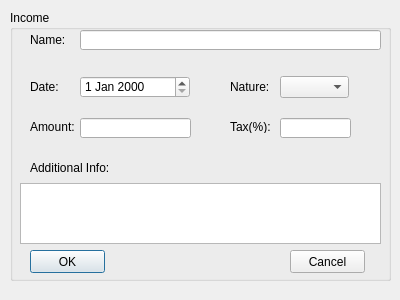
<?xml version="1.0" encoding="UTF-8"?>
<ui version="4.0">
 <class>incomeDialog</class>
 <widget class="QDialog" name="incomeDialog">
  <property name="geometry">
   <rect>
    <x>0</x>
    <y>0</y>
    <width>400</width>
    <height>300</height>
   </rect>
  </property>
  <property name="windowTitle">
   <string>Income Info</string>
  </property>
  <property name="windowIcon">
   <iconset>
    <normaloff>cake_heap_icon.gif</normaloff>cake_heap_icon.gif</iconset>
  </property>
  <widget class="QGroupBox" name="incomeBox">
   <property name="geometry">
    <rect>
     <x>10</x>
     <y>10</y>
     <width>381</width>
     <height>271</height>
    </rect>
   </property>
   <property name="title">
    <string>Income</string>
   </property>
   <widget class="QLineEdit" name="nameLineEdit">
    <property name="geometry">
     <rect>
      <x>70</x>
      <y>20</y>
      <width>301</width>
      <height>20</height>
     </rect>
    </property>
   </widget>
   <widget class="QLabel" name="nameLabel">
    <property name="geometry">
     <rect>
      <x>20</x>
      <y>23</y>
      <width>46</width>
      <height>13</height>
     </rect>
    </property>
    <property name="text">
     <string>Name:</string>
    </property>
   </widget>
   <widget class="QLabel" name="dateLabel">
    <property name="geometry">
     <rect>
      <x>20</x>
      <y>70</y>
      <width>46</width>
      <height>13</height>
     </rect>
    </property>
    <property name="text">
     <string>Date:</string>
    </property>
   </widget>
   <widget class="QLabel" name="natureLabel">
    <property name="geometry">
     <rect>
      <x>220</x>
      <y>70</y>
      <width>46</width>
      <height>13</height>
     </rect>
    </property>
    <property name="text">
     <string>Nature:</string>
    </property>
   </widget>
   <widget class="QLabel" name="amountLabel">
    <property name="geometry">
     <rect>
      <x>20</x>
      <y>110</y>
      <width>46</width>
      <height>13</height>
     </rect>
    </property>
    <property name="text">
     <string>Amount:</string>
    </property>
   </widget>
   <widget class="QLabel" name="taxLabel">
    <property name="geometry">
     <rect>
      <x>220</x>
      <y>110</y>
      <width>46</width>
      <height>13</height>
     </rect>
    </property>
    <property name="text">
     <string>Tax(%):</string>
    </property>
   </widget>
   <widget class="QDateEdit" name="dateEdit">
    <property name="geometry">
     <rect>
      <x>70</x>
      <y>66</y>
      <width>110</width>
      <height>22</height>
     </rect>
    </property>
   </widget>
   <widget class="QComboBox" name="natureComboBox">
    <property name="geometry">
     <rect>
      <x>270</x>
      <y>66</y>
      <width>69</width>
      <height>22</height>
     </rect>
    </property>
   </widget>
   <widget class="QLineEdit" name="taxLineEdt">
    <property name="geometry">
     <rect>
      <x>270</x>
      <y>108</y>
      <width>71</width>
      <height>20</height>
     </rect>
    </property>
   </widget>
   <widget class="QLineEdit" name="amountLineEdit">
    <property name="geometry">
     <rect>
      <x>70</x>
      <y>108</y>
      <width>111</width>
      <height>20</height>
     </rect>
    </property>
   </widget>
   <widget class="QTextEdit" name="additionalInfoTextEdit">
    <property name="geometry">
     <rect>
      <x>10</x>
      <y>173</y>
      <width>361</width>
      <height>61</height>
     </rect>
    </property>
   </widget>
   <widget class="QLabel" name="additionalInfoLabel">
    <property name="geometry">
     <rect>
      <x>20</x>
      <y>150</y>
      <width>101</width>
      <height>16</height>
     </rect>
    </property>
    <property name="text">
     <string>Additional Info:</string>
    </property>
   </widget>
   <widget class="QPushButton" name="okButton">
    <property name="geometry">
     <rect>
      <x>20</x>
      <y>240</y>
      <width>75</width>
      <height>23</height>
     </rect>
    </property>
    <property name="text">
     <string>OK</string>
    </property>
   </widget>
   <widget class="QPushButton" name="cancelButton">
    <property name="geometry">
     <rect>
      <x>280</x>
      <y>240</y>
      <width>75</width>
      <height>23</height>
     </rect>
    </property>
    <property name="text">
     <string>Cancel</string>
    </property>
   </widget>
  </widget>
 </widget>
 <resources/>
 <connections/>
</ui>
